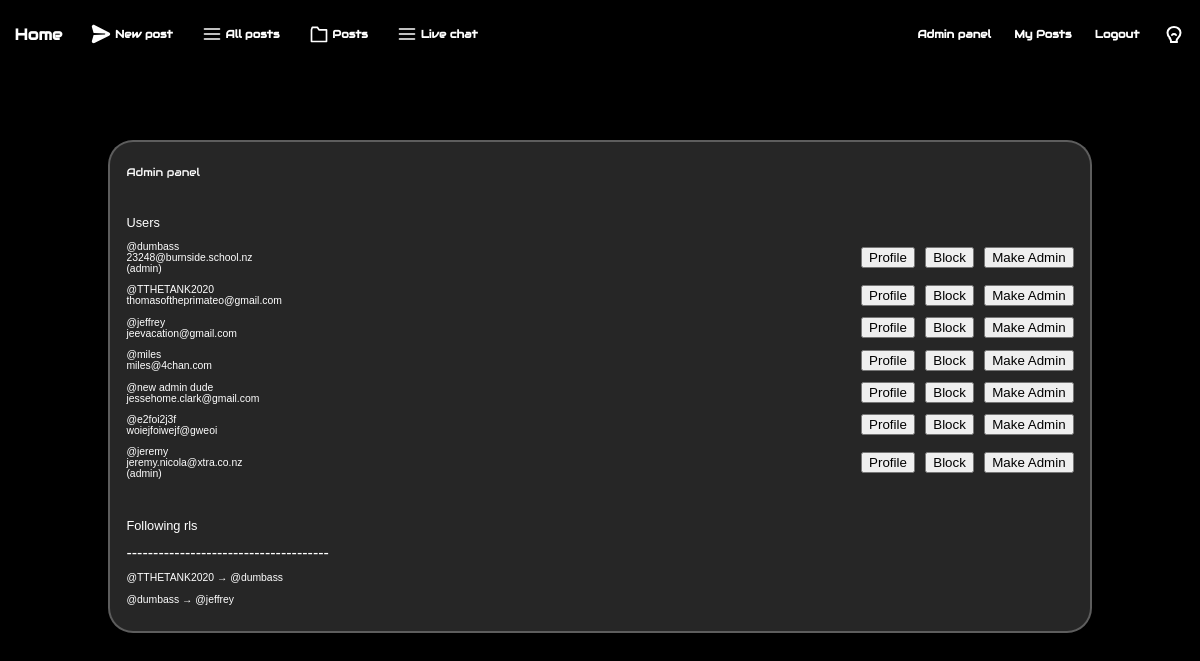
The app's page /admin (signed in), older data.
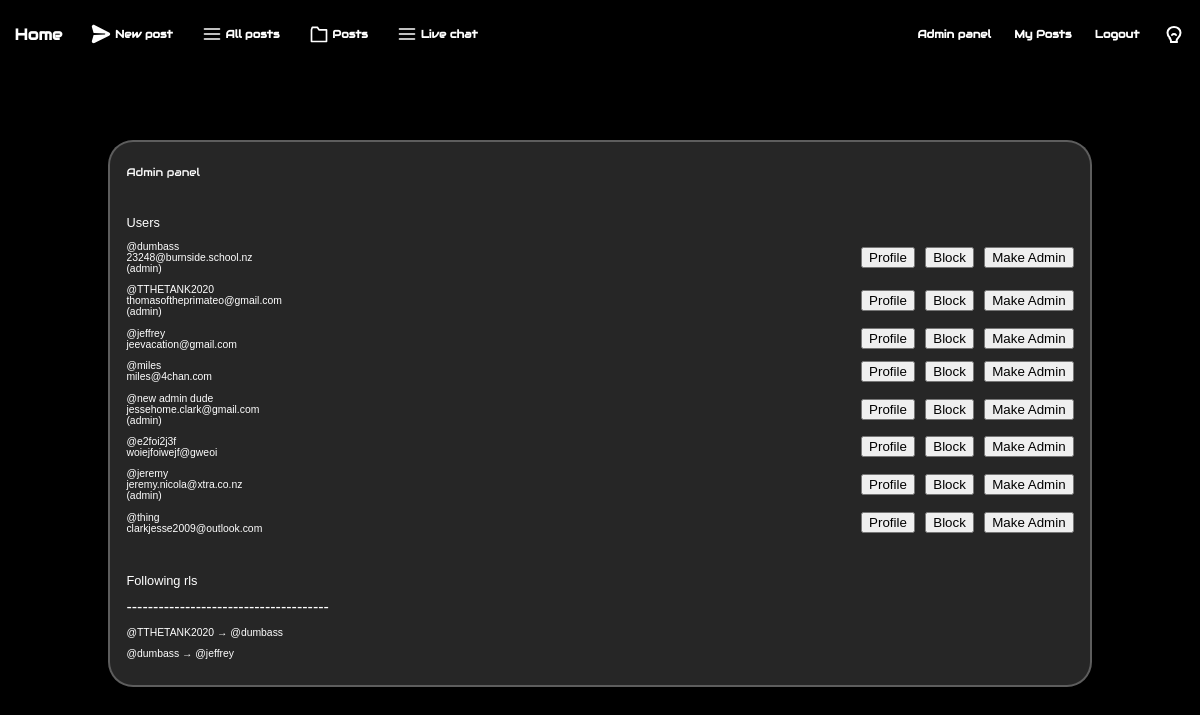
The same page, newer data.
### tables this page shows
CREATE TABLE "users" (
    id INTEGER PRIMARY KEY AUTOINCREMENT,
    "name" TEXT UNIQUE,
    password TEXT
, imageurl TEXT, email TEXT);

### app.py (the view)
@app.route("/admin")
def admin():
    followers = """
    SELECT followed.name AS followed_name,
        follower.name AS follower_name
    FROM following
    JOIN users AS followed ON following.followed_id = followed.id
    JOIN users AS follower ON following.follower_id = follower.id;
    """
    admins = """SELECT users.id, users.name, users.email, users.imageurl
    FROM admins
    JOIN users ON admins.userid = users.id
    ORDER BY admins.id DESC;
    """
    users = """SELECT users.name, users.email, users.imageurl, users.id
                FROM users;
            """
    blacklist = "SELECT * FROM blacklist;"
    admins = query_db(admins)
    users = query_db(users)
    followers = query_db(followers)
    blacklist = query_db(blacklist)
    for row in admins:
        if row[0] == session.get('user_id'):
            return render_template("admin.html", users=users, followers=followers, admins=admins)
    session.pop("user_id", None)
    session.pop("username", None)
    return render_template("login.html", notadmin=True)

### app.py (called while the page is built)
def get_db():
    db = getattr(g, '_database', None)
    if db is None:
        db = g._database = sqlite3.connect(DATABASE)
    return db

@app.teardown_appcontext
def close_connection(exception):
    db = getattr(g, '_database', None)
    if db is not None:
        db.close()

def query_db(query, args=(), one=False):
    cur = get_db().execute(query, args)
    rv = cur.fetchall()
    cur.close()
    return (rv[0] if rv else None) if one else rv

### templates/admin.html (shortened to what this page needs)
{% extends "layout.html" %}
{% block body %}
<div class="centered-content">
    <div class="admin-container">
        <h1 class="cat-title">Admin panel</h1>
        <br><h2>Users</h2>
        {% for row in users %}
        <p class="admin-users"?>
            @{{row[0]}}<br>
            {{row[1]}}<br>
            {% for admin in admins %}
                {% if row[3] == admin[0] %}
                    (admin)
                {% endif %}
            {% endfor %}
            <button class="admin-users-button" style="margin-left:auto">
                <a href="/userposts/{{row[0]}}">Profile</a>
            </button>
            <button class="admin-users-button">
                <a href="/block/{{row[3]}}">Block</a>
            </button>
            <button class="admin-users-button">
                <a href="/makeadmin/{{row[3]}}">Make Admin</a>
            </button>
        </p>
        {% endfor %}
    <br><h2>Following rls</h2>--------------------------------------<br>
        {% for row in followers %}
            <p>@{{row[1]}} &#8594 @{{row[0]}}</p>
        {% endfor %}
    </div>
</div>
{% endblock %}

Row changes from the older to the newer data that the page shows:
added users: name "thing", email "clarkjesse2009@outlook.com", shown under "Users"
